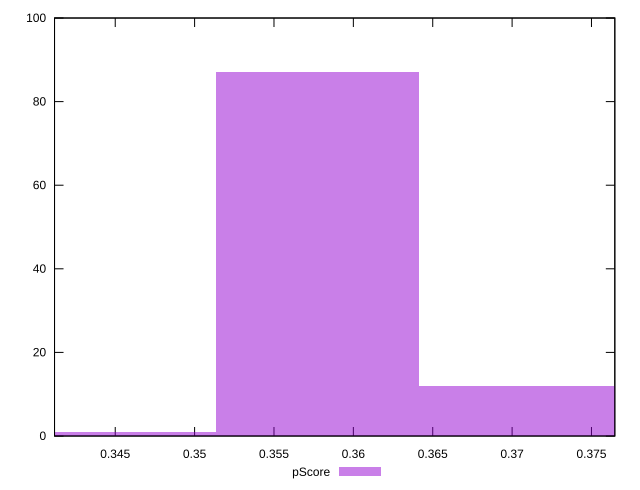

Write gnuplot code to recreate this figure.
reset

$pScore <<EOF
0.3577499567750232 87
0.3705267409455597 12
0.3449731726044867 1
EOF

set key outside below
set boxwidth 0.012776784170536543
set xrange [0.3411764705882353:0.3764705882352941]
set yrange [0:100]
set trange [0:100]
set style fill transparent solid 0.5 noborder
set terminal svg size 640, 490 enhanced background rgb 'white'
set output "reports/report_00033_2021-03-01T14-23-16.841Z/unused-javascript/samples/astro-inner/pScore/histogram.svg"

plot $pScore title "pScore" with boxes

reset
